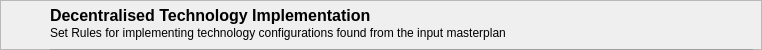
    <widget class="QFrame" name="techimplement_title">
     <property name="minimumSize">
      <size>
       <width>0</width>
       <height>50</height>
      </size>
     </property>
     <property name="maximumSize">
      <size>
       <width>16777215</width>
       <height>50</height>
      </size>
     </property>
     <property name="frameShape">
      <enum>QFrame::StyledPanel</enum>
     </property>
     <property name="frameShadow">
      <enum>QFrame::Raised</enum>
     </property>
     <widget class="QLabel" name="tech_heading">
      <property name="geometry">
       <rect>
        <x>50</x>
        <y>5</y>
        <width>451</width>
        <height>21</height>
       </rect>
      </property>
      <property name="text">
       <string>&lt;!DOCTYPE HTML PUBLIC &quot;-//W3C//DTD HTML 4.0//EN&quot; &quot;http://www.w3.org/TR/REC-html40/strict.dtd&quot;&gt;
&lt;html&gt;&lt;head&gt;&lt;meta name=&quot;qrichtext&quot; content=&quot;1&quot; /&gt;&lt;style type=&quot;text/css&quot;&gt;
p, li { white-space: pre-wrap; }
&lt;/style&gt;&lt;/head&gt;&lt;body style=&quot; font-family:'MS Shell Dlg 2'; font-size:8.25pt; font-weight:400; font-style:normal;&quot;&gt;
&lt;p style=&quot; margin-top:0px; margin-bottom:0px; margin-left:0px; margin-right:0px; -qt-block-indent:0; text-indent:0px;&quot;&gt;&lt;span style=&quot; font-size:12pt; font-weight:600;&quot;&gt;Decentralised Technology Implementation&lt;/span&gt;&lt;/p&gt;&lt;/body&gt;&lt;/html&gt;</string>
      </property>
     </widget>
     <widget class="QLabel" name="tech_subheading">
      <property name="geometry">
       <rect>
        <x>50</x>
        <y>25</y>
        <width>531</width>
        <height>16</height>
       </rect>
      </property>
      <property name="text">
       <string>Set Rules for implementing technology configurations found from the input masterplan</string>
      </property>
     </widget>
     <widget class="QLabel" name="label">
      <property name="geometry">
       <rect>
        <x>0</x>
        <y>0</y>
        <width>50</width>
        <height>50</height>
       </rect>
      </property>
      <property name="minimumSize">
       <size>
        <width>50</width>
        <height>50</height>
       </size>
      </property>
      <property name="text">
       <string/>
      </property>
      <property name="pixmap">
       <pixmap resource="resources/dialogimg.qrc">:/general/ublogo50.png</pixmap>
      </property>
     </widget>
     <widget class="Line" name="line">
      <property name="geometry">
       <rect>
        <x>50</x>
        <y>49</y>
        <width>703</width>
        <height>3</height>
       </rect>
      </property>
      <property name="minimumSize">
       <size>
        <width>703</width>
        <height>0</height>
       </size>
      </property>
      <property name="orientation">
       <enum>Qt::Horizontal</enum>
      </property>
     </widget>
    </widget>
